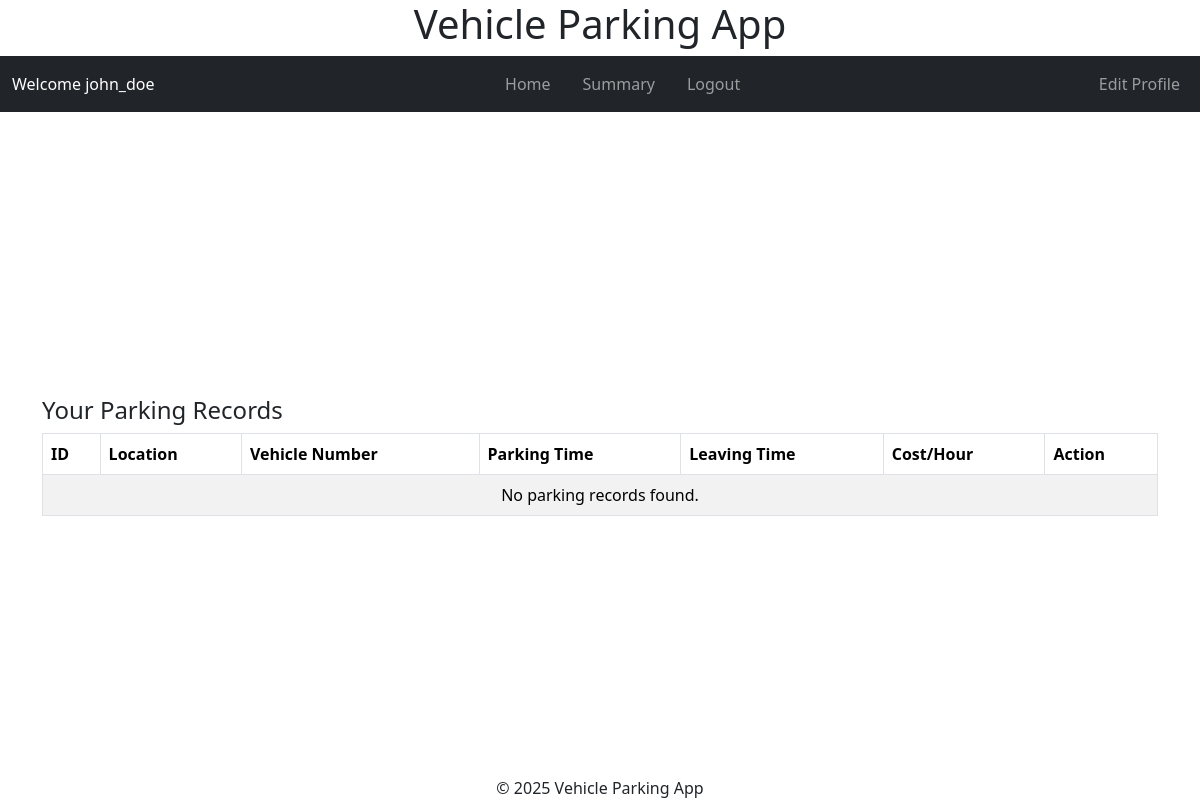
Before: /user/dashboard (signed in) with the older database file.
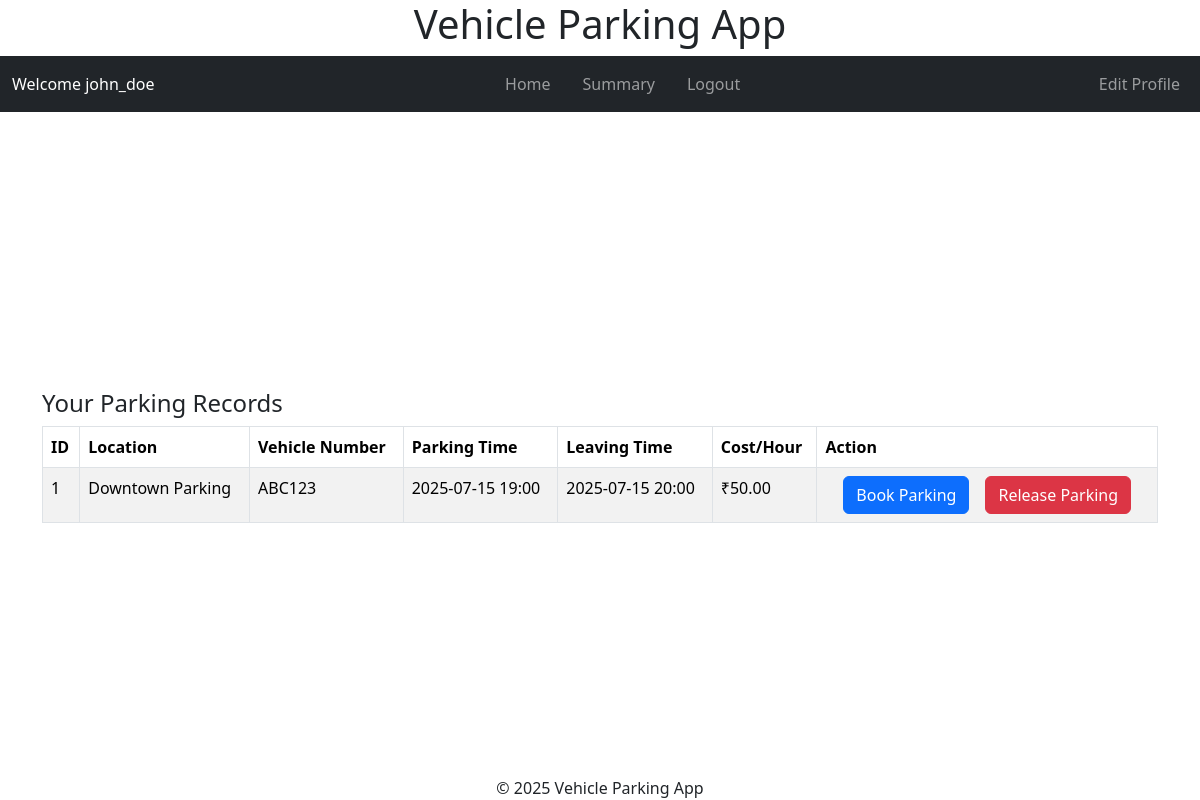
After: the same page with the newer database file.
### models/models.py (models this page shows, shortened)
class User(db.Model, UserMixin):
    id = db.Column(db.Integer, primary_key=True)
    username = db.Column(db.String(80), unique=True, nullable=False)
    fullname = db.Column(db.String(255), nullable=False)
    address = db.Column(db.Text, nullable=False)
    pincode = db.Column(db.String(10), nullable=False)
    is_admin = db.Column(db.Boolean, default=False, nullable=False)
    parking_tickets = db.relationship('Ticket', backref='user', lazy=True)
    password_hash = db.Column(db.String(128), nullable=False)

class Ticket(db.Model):
    id = db.Column(db.Integer, primary_key=True)
    active = db.Column(db.Boolean, default=True, nullable=False)
    spot_id = db.Column(db.Integer, db.ForeignKey('parking_spot.id'), nullable=False)
    user_id = db.Column(db.Integer, db.ForeignKey('user.id'), nullable=False)
    vehicle_number = db.Column(db.String(20), nullable=False)
    parking_timestamp = db.Column(db.DateTime, nullable=False)
    leaving_timestamp = db.Column(db.DateTime)
    parking_cost_per_unit_time = db.Column(db.Numeric(8, 2), nullable=False)

class ParkingLot(db.Model):
    id = db.Column(db.Integer, primary_key=True)
    prime_location_name = db.Column(db.String(255), nullable=False)
    price = db.Column(db.Numeric(10, 2), nullable=False)
    address = db.Column(db.Text, nullable=False)
    pin_code = db.Column(db.String(10), nullable=False)
    maximum_number_of_spots = db.Column(db.Integer, nullable=False)
    spots = db.relationship('ParkingSpot', backref='lot', lazy=True)

### controllers/user_controllers.py (the view)
@app.route('/user/dashboard')
@login_required
def user_dashboard():
    records = Ticket.query.filter_by(user_id=current_user.id).limit(3).all()
    return render_template('user/dashboard.html', records=records, user=current_user.username)

### app.py (called while the page is built)
def create_app():
    app = Flask(__name__)
    app.config.from_object(LocalDevelopmentConfig)
    db.init_app(app)
    login_manager = LoginManager()
    login_manager.init_app(app)
    from models.models import User
    @login_manager.user_loader
    def load_user(user_id):
        return User.query.get(int(user_id))
    app.app_context().push()
    return app

### templates/user/dashboard.html (shortened to what this page needs)
{% extends "layout.html" %}
{% block header %}
{% include "user/navbar.html" with context %}
{% endblock header%}
{% block content %}
    <div class="container mt-4">
        <h4>Your Parking Records</h4>
        <table class="table table-bordered table-striped">
            <thead>
                <tr>
                    <th>ID</th>
                    <th>Location</th>
                    <th>Vehicle Number</th>
                    <th>Parking Time</th>
                    <th>Leaving Time</th>
                    <th>Cost/Hour</th>
                    <th>Action</th>
                </tr>
            </thead>
            <tbody>
                {% for record in records %}
                <tr>
                    <td>{{ record.id }}</td>
                    <td>{{ record.spot.lot.prime_location_name }}</td>
                    <td>{{ record.vehicle_number }}</td>
                    <td>{{ record.parking_timestamp.strftime('%Y-%m-%d %H:%M') }}</td>
                    <td>{{ record.leaving_timestamp.strftime('%Y-%m-%d %H:%M') }}</td>
                    <td>₹{{ record.parking_cost_per_unit_time }}</td>
                    <td>
                        <div class="d-flex justify-content-center">
                            <a href="{{ url_for('book_parking', record_id=record.id) }}" class="btn btn-primary mx-2">Book Parking</a>
                            <a href="{{ url_for('release_parking', record_id=record.id) }}" class="btn btn-danger mx-2">Release Parking</a>
                        </div>
                    </td>
                </tr>
                {% else %}
                <tr>
                    <td colspan="7" class="text-center">No parking records found.</td>
                </tr>
                {% endfor %}
            </tbody>
        </table>
    </div>
{% endblock %}

### templates/layout.html (shortened to what this page needs)
<!DOCTYPE html>
<html lang="en">
<head>
    <link rel="stylesheet" href="{{ url_for('static', filename='styles.css') }}">
</head>
<body>
    <link href="https://cdn.jsdelivr.net/npm/bootstrap@5.3.2/dist/css/bootstrap.min.css" rel="stylesheet">
    <header>
        <h1>Vehicle Parking App</h1>
        {% block header %}{% endblock header %}
    </header>
    <main>
        {% block content %}{% endblock content %}
    </main>
    <footer>
        {% block footer %}© 2025 Vehicle Parking App{% endblock footer %}
    </footer>
</body>
</html>

### templates/user/navbar.html
<nav class="navbar navbar-expand-lg navbar-dark bg-dark">
    <div class="container-fluid">
        <span class="navbar-text text-white mr-3">
            Welcome {{ user if user else 'Error Please provide user name' }}
        </span>
        <div class="mx-auto order-0">
            <ul class="navbar-nav flex-row">
                <li class="nav-item px-2">
                    <a class="nav-link" href="{{ url_for('user_dashboard') }}">Home</a>
                </li>
                <li class="nav-item px-2">
                    <a class="nav-link" href="{{ url_for('user_summary') }}">Summary</a>
                </li>
                <li class="nav-item px-2">
                    <a class="nav-link" href="{{ url_for('logout') }}">Logout</a>
                </li>
            </ul>
        </div>
        <ul class="navbar-nav ml-auto">
            <li class="nav-item">
                <a class="nav-link" href="{{ url_for('edit_profile') }}">Edit Profile</a>
            </li>
        </ul>
    </div>
</nav>

### static/styles.css (style rules this page uses)
html, body { height: 100%; width: 100vw; margin: 0; padding: 0; overflow: hidden; }
body { min-height: 100vh; min-width: 100vw; box-sizing: border-box; display: flex; flex-direction: column; }
header, footer { flex-shrink: 0; width: 100vw; text-align: center; }
main { flex: 1 0 auto; display: flex; align-items: center; justify-content: center; width: 100vw; overflow: hidden; }

Changed rows visible on the page:
added Ticket: id "1", spot.lot.prime_location_name "Downtown Parking", vehicle_number "ABC123", parking_timestamp "2025-07-15 19:00", leaving_timestamp "2025-07-15 20:00", parking_cost_per_unit_time "50.00"
Other visible differences:
text no longer shown: "No parking records found."
